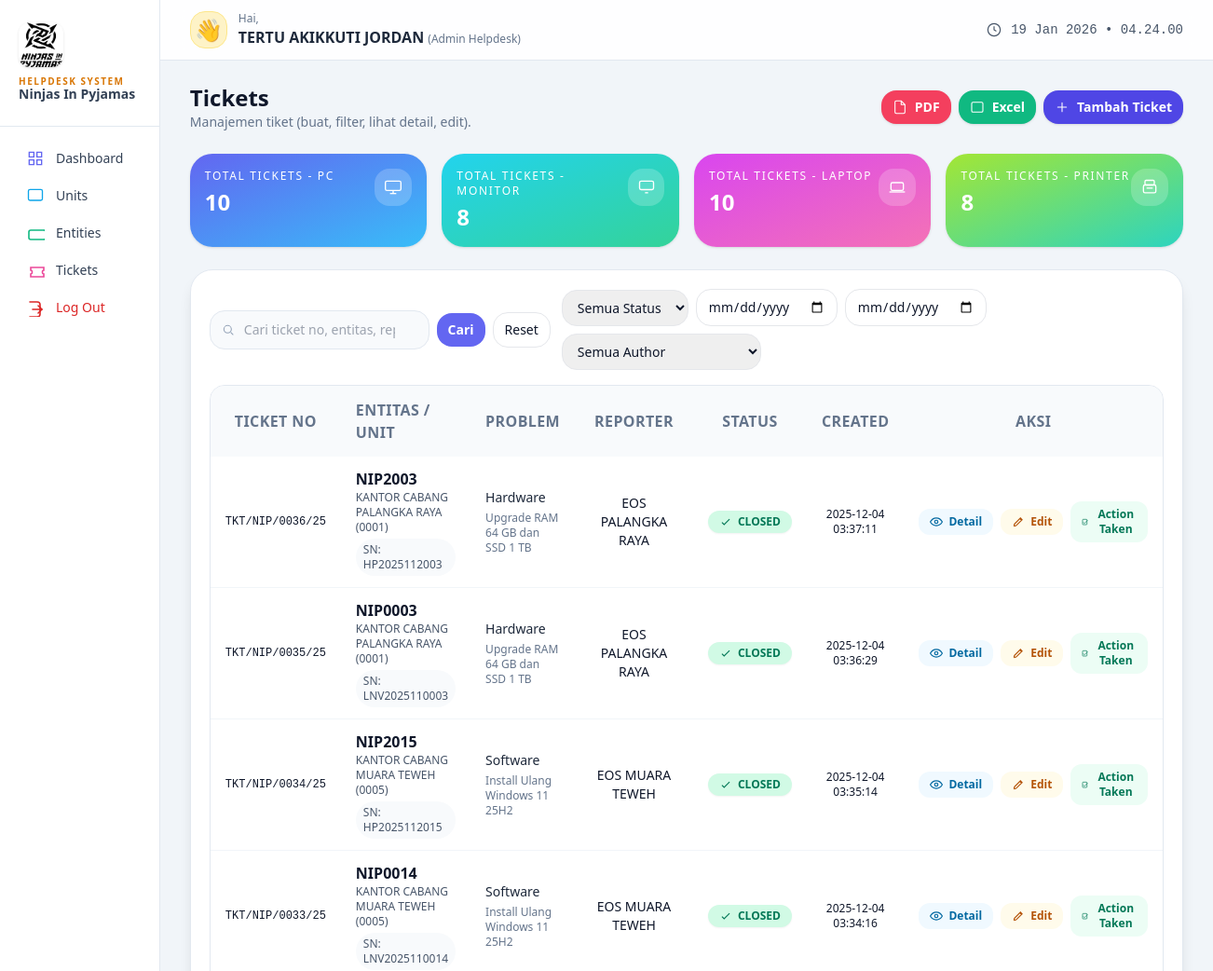
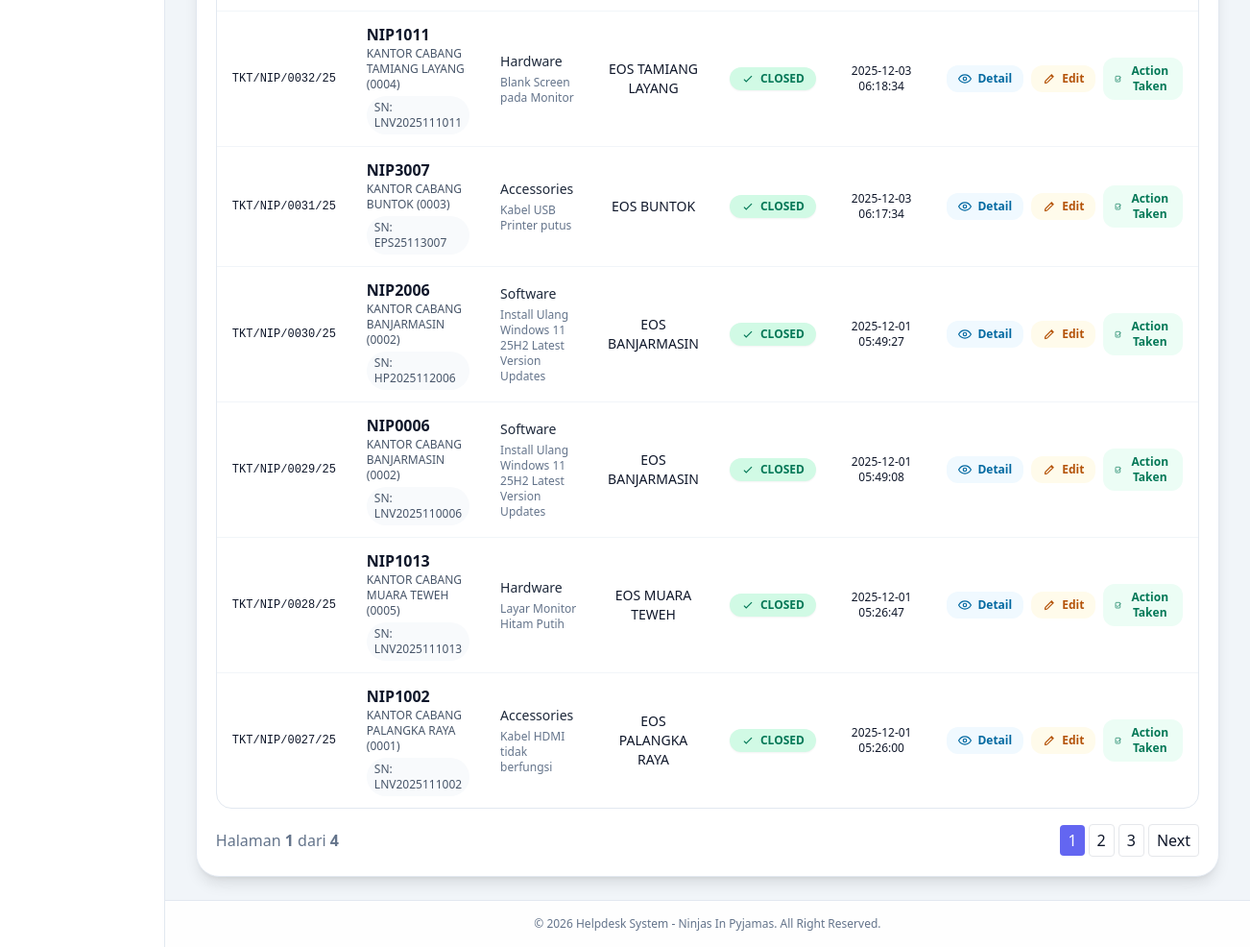
Page /engineer/tickets.php (signed in) on the committed database (2 pictures, top to bottom).
### tables this page shows
CREATE TABLE `tickets` (
  `id` int(10) UNSIGNED NOT NULL,
  `ticket_no` varchar(40) NOT NULL,
  `reporter_id` int(10) UNSIGNED NOT NULL,
  `unit_id` int(10) UNSIGNED NOT NULL,
  `entity_id` int(10) UNSIGNED NOT NULL,
  `problem_type` enum('software','hardware','internet','accessories') NOT NULL,
  `problem_detail` text NOT NULL,
  `phone_number` varchar(30) DEFAULT NULL,
  `status` enum('open','waiting','confirmed','closed','cancelled') NOT NULL DEFAULT 'open',
  `action_taken` text DEFAULT NULL,
  `close_remarks` text DEFAULT NULL,
  `close_date` datetime DEFAULT NULL,
  `created_at` timestamp NOT NULL DEFAULT current_timestamp(),
  `updated_at` timestamp NOT NULL DEFAULT current_timestamp() ON UPDATE current_timestamp()
);

CREATE TABLE `entities` (
  `id` int(10) UNSIGNED NOT NULL,
  `unit_id` int(10) UNSIGNED NOT NULL,
  `nama_pengguna` varchar(150) DEFAULT NULL,
  `nama_entitas` varchar(200) NOT NULL,
  `serial_number` varchar(150) DEFAULT NULL,
  `tipe_entitas` varchar(100) DEFAULT NULL,
  `brand` varchar(100) DEFAULT NULL,
  `jumlah_ticket` int(10) UNSIGNED NOT NULL DEFAULT 0,
  `created_at` timestamp NOT NULL DEFAULT current_timestamp(),
  `updated_at` timestamp NOT NULL DEFAULT current_timestamp() ON UPDATE current_timestamp()
);

CREATE TABLE `units` (
  `id` int(10) UNSIGNED NOT NULL,
  `unit_id` varchar(50) NOT NULL,
  `nama_unit` varchar(200) NOT NULL,
  `alamat` text DEFAULT NULL,
  `kab_kota` varchar(100) DEFAULT NULL,
  `provinsi` varchar(100) DEFAULT NULL,
  `tat_target` int(10) UNSIGNED DEFAULT NULL,
  `entity_count` int(10) UNSIGNED NOT NULL DEFAULT 0,
  `created_at` timestamp NOT NULL DEFAULT current_timestamp(),
  `updated_at` timestamp NOT NULL DEFAULT current_timestamp() ON UPDATE current_timestamp()
);

CREATE TABLE `users` (
  `id` int(10) UNSIGNED NOT NULL,
  `fullname` varchar(150) NOT NULL,
  `username` varchar(80) NOT NULL,
  `password` varchar(255) NOT NULL,
  `role` enum('admin','project','engineer') NOT NULL DEFAULT 'engineer',
  `status` tinyint(1) NOT NULL DEFAULT 1,
  `created_at` timestamp NOT NULL DEFAULT current_timestamp(),
  `updated_at` timestamp NOT NULL DEFAULT current_timestamp() ON UPDATE current_timestamp()
);

### public/engineer/tickets.php (the view, shortened to what the rows shown need)
<?php
$pdo = db();
$page = max(1, (int)($_GET['page'] ?? 1));
$perPage = 10;
$fromSql = "FROM tickets t
    LEFT JOIN users u_reporter ON t.reporter_id = u_reporter.id
    LEFT JOIN entities e ON t.entity_id = e.id
    LEFT JOIN units un ON t.unit_id = un.id
    WHERE 1=1
";
$offset = ($page - 1) * $perPage;
$dataSql = "SELECT
    t.id, t.ticket_no, t.problem_type, t.problem_detail, t.phone_number,
    t.status, t.created_at,
    u_reporter.fullname AS reporter_name,
    e.nama_entitas, e.tipe_entitas, e.brand, e.serial_number,
    un.unit_id AS unit_kode, un.nama_unit AS unit_nama
    " . $fromSql . "
    ORDER BY t.created_at DESC
    LIMIT :limit OFFSET :offset
";
$dataStmt = $pdo->prepare($dataSql);
$dataStmt->bindValue(':limit', $perPage, PDO::PARAM_INT);
$dataStmt->bindValue(':offset', $offset, PDO::PARAM_INT);
$dataStmt->execute();
$tickets = $dataStmt->fetchAll();
?>
<!DOCTYPE html>
<html lang="id">
<head>
    <script src="https://cdn.tailwindcss.com"></script>
</head>
<body class="min-h-screen bg-slate-100 text-slate-900 antialiased">
<div class="min-h-screen flex">
    <div class="flex-1 flex flex-col">
        <main class="flex-1 px-4 md:px-6 lg:px-8 py-6 space-y-6 fade-in-soft-delayed">
            <div class="flex items-center justify-between gap-4">
                <div>
                    <h1 class="text-xl md:text-2xl font-semibold">Tickets</h1>
                </div>
            </div>
            <section class="bg-white rounded-3xl shadow-lg border border-slate-200 p-4 md:p-5 space-y-4 fade-in-soft">
                <div class="overflow-x-auto rounded-2xl border border-slate-200">
                    <table class="min-w-full text-sm md:text-base">
                        <thead class="bg-slate-50">
                        <tr class="text-left text-slate-500 uppercase tracking-wide">
                            <th class="px-4 py-3.5 text-center">Ticket No</th>
                            <th class="px-4 py-3.5">Entitas / Unit</th>
                            <th class="px-4 py-3.5">Problem</th>
                            <th class="px-4 py-3.5 text-center">Reporter</th>
                            <th class="px-4 py-3.5 text-center">Status</th>
                            <th class="px-4 py-3.5 text-center">Created</th>
                            <th class="px-4 py-3.5 text-center">Aksi</th>
                        </tr>
                        </thead>
                        <tbody class="divide-y divide-slate-100">
                    <?php if (empty($tickets)): ?>
                        <tr>
                            <td colspan="7" class="px-4 py-6 text-center text-slate-500">
                                Belum ada tiket yang sesuai filter.
                            </td>
                        </tr>
                    <?php else: ?>
                        <?php foreach ($tickets as $row): ?>
                            <tr class="hover:bg-slate-50/80 transition">
                                <td class="px-4 py-3 text-center font-mono text-xs">
                                    <?= htmlspecialchars($row['ticket_no'], ENT_QUOTES, 'UTF-8'); ?>
                                </td>
                                <td class="px-4 py-3">
                                    <div class="font-semibold">
                                        <?= htmlspecialchars($row['nama_entitas'] ?? '-', ENT_QUOTES, 'UTF-8'); ?>
                                    </div>
                                    <div class="text-xs text-slate-600">
                                        <?= htmlspecialchars($row['unit_nama'] ? $row['unit_nama']." ({$row['unit_kode']})" : '-', ENT_QUOTES, 'UTF-8'); ?>
                                        <?php if (!empty($row['serial_number'])): ?>
                                            <div class="inline-block mt-1 px-2 py-1 bg-slate-50 rounded-full text-xs text-slate-600">
                                                SN: <?= htmlspecialchars($row['serial_number'], ENT_QUOTES, 'UTF-8'); ?>
                                            </div>
                                        <?php endif; ?>
                                    </div>
                                </td>
                                <td class="px-4 py-3 max-w-md">
                                    <div class="text-sm text-slate-800 font-medium">
                                        <?= htmlspecialchars(ucfirst($row['problem_type']), ENT_QUOTES, 'UTF-8'); ?>
                                    </div>
                                    <div class="text-xs text-slate-500 mt-1">
                                        <?= nl2br(htmlspecialchars(substr($row['problem_detail'],0,400), ENT_QUOTES, 'UTF-8')); ?>
                                    </div>
                                </td>
                                <td class="px-4 py-3 text-center">
                                    <div class="text-sm font-medium">
                                        <?= htmlspecialchars($row['reporter_name'] ?? '-', ENT_QUOTES, 'UTF-8'); ?>
                                    </div>
                                </td>
                                <td class="px-4 py-3 text-center">
                                    <?php $status = $row['status']; ?>
                                    <?php if ($status === 'open'): ?>
                                        <span class="inline-flex items-center gap-1.5 px-3 py-1 rounded-full bg-indigo-100 text-indigo-700 text-xs font-semibold">
                                            <svg class="w-3.5 h-3.5" fill="currentColor"><circle cx="12" cy="12" r="6"/></svg>
                                            OPEN
                                        </span>
                                    <?php elseif ($status === 'closed'): ?>
                                        <span class="inline-flex items-center gap-1.5 px-3 py-1 rounded-full bg-emerald-100 text-emerald-700 text-xs font-semibold shadow-sm">
                                            <svg class="w-3.5 h-3.5" fill="none" stroke="currentColor" stroke-width="2"
                                                 viewBox="0 0 24 24">
                                                <path d="M5 13l4 4L19 7"></path>
                                            </svg>
                                            CLOSED
                                        </span>
                                    <?php endif; ?>
                                </td>
                                <td class="px-4 py-3 text-center text-xs">
                                    <?= htmlspecialchars($row['created_at'], ENT_QUOTES, 'UTF-8'); ?>
                                </td>
                                <td class="px-4 py-3 text-center">
                                    <div class="inline-flex items-center gap-2">
                                        <a href="tickets_detail.php?id=<?= (int)$row['id']; ?>"
                                           class="inline-flex items-center gap-1.5 px-3 py-1.5 rounded-xl
                                                  bg-sky-50 text-sky-700 text-xs font-semibold hover:bg-sky-100 transition">
                                            <svg class="w-3.5 h-3.5" fill="none" stroke="currentColor" stroke-width="2"
                                                 viewBox="0 0 24 24">
                                                <path d="M1 12s4-7 11-7 11 7 11 7-4 7-11 7S1 12 1 12z"/>
                                                <circle cx="12" cy="12" r="3"/>
                                            </svg>
                                            Detail
                                        </a>
                                        <a href="tickets_edit.php?id=<?= (int)$row['id']; ?>"
                                           class="inline-flex items-center gap-1.5 px-3 py-1.5 rounded-xl
                                                  bg-amber-50 text-amber-700 text-xs font-semibold hover:bg-amber-100 transition">
                                            <svg class="w-3.5 h-3.5" fill="none" stroke="currentColor" stroke-width="2"
                                                 viewBox="0 0 24 24">
                                                <path d="M15 6l3 3M4 20l4-1 11-11-3-3L5 16l-1 4"/>
                                            </svg>
                                            Edit
                                        </a>
                                        <button type="button"
                                            class="btn-action-taken inline-flex items-center gap-1.5 px-3 py-1.5 rounded-xl
                                                   bg-emerald-50 text-emerald-700 text-xs font-semibold hover:bg-emerald-100 transition"
                                            data-id="<?= (int)$row['id']; ?>"
                                            data-ticket="<?= htmlspecialchars($row['ticket_no'], ENT_QUOTES, 'UTF-8'); ?>">
                                            <svg class="w-3.5 h-3.5" fill="none" stroke="currentColor" stroke-width="2"
                                                 viewBox="0 0 24 24">
                                                <path d="M5 13l4 4L19 7"/>
                                                <rect x="3" y="4" width="14" height="17" rx="2"/>
                                            </svg>
                                            Action Taken
                                        </button>
                                    </div>
                                </td>
                            </tr>
                        <?php endforeach; ?>
                    <?php endif; ?>
                    </tbody>
                    </table>
                </div>
            </section>
        </main>
    </div>
</div>
</body>
</html>

### rows in the picture
tickets: ticket_no "TKT/NIP/0036/25", entity.nama_entitas "NIP2003", unit.unit_id "KANTOR CABANG PALANGKA RAYA (0001)", entity.serial_number "HP2025112003", problem_type "Hardware", problem_detail "Upgrade RAM 64 GB dan SSD 1 TB", reporter.fullname "EOS PALANGKA RAYA", status "closed" (drawn), created_at "2025-12-04 03:37:11"
tickets: ticket_no "TKT/NIP/0035/25", entity.nama_entitas "NIP0003", unit.unit_id "KANTOR CABANG PALANGKA RAYA (0001)", entity.serial_number "LNV2025110003", problem_type "Hardware", problem_detail "Upgrade RAM 64 GB dan SSD 1 TB", reporter.fullname "EOS PALANGKA RAYA", status "closed" (drawn), created_at "2025-12-04 03:36:29"
tickets: ticket_no "TKT/NIP/0034/25", entity.nama_entitas "NIP2015", unit.unit_id "KANTOR CABANG MUARA TEWEH (0005)", entity.serial_number "HP2025112015", problem_type "Software", problem_detail "Install Ulang Windows 11 25H2", reporter.fullname "EOS MUARA TEWEH", status "closed" (drawn), created_at "2025-12-04 03:35:14"
tickets: ticket_no "TKT/NIP/0033/25", entity.nama_entitas "NIP0014", unit.unit_id "KANTOR CABANG MUARA TEWEH (0005)", entity.serial_number "LNV2025110014", problem_type "Software", problem_detail "Install Ulang Windows 11 25H2", reporter.fullname "EOS MUARA TEWEH", status "closed" (drawn), created_at "2025-12-04 03:34:16"
tickets: ticket_no "TKT/NIP/0032/25", entity.nama_entitas "NIP1011", unit.unit_id "KANTOR CABANG TAMIANG LAYANG (0004)", entity.serial_number "LNV2025111011", problem_type "Hardware", problem_detail "Blank Screen pada Monitor", reporter.fullname "EOS TAMIANG LAYANG", status "closed" (drawn), created_at "2025-12-03 06:18:34"
tickets: ticket_no "TKT/NIP/0031/25", entity.nama_entitas "NIP3007", unit.unit_id "KANTOR CABANG BUNTOK (0003)", entity.serial_number "EPS25113007", problem_type "Accessories", problem_detail "Kabel USB Printer putus", reporter.fullname "EOS BUNTOK", status "closed" (drawn), created_at "2025-12-03 06:17:34"
tickets: ticket_no "TKT/NIP/0030/25", entity.nama_entitas "NIP2006", unit.unit_id "KANTOR CABANG BANJARMASIN (0002)", entity.serial_number "HP2025112006", problem_type "Software", problem_detail "Install Ulang Windows 11 25H2 Latest Version Updates", reporter.fullname "EOS BANJARMASIN", status "closed" (drawn), created_at "2025-12-01 05:49:27"
tickets: ticket_no "TKT/NIP/0029/25", entity.nama_entitas "NIP0006", unit.unit_id "KANTOR CABANG BANJARMASIN (0002)", entity.serial_number "LNV2025110006", problem_type "Software", problem_detail "Install Ulang Windows 11 25H2 Latest Version Updates", reporter.fullname "EOS BANJARMASIN", status "closed" (drawn), created_at "2025-12-01 05:49:08"
tickets: ticket_no "TKT/NIP/0028/25", entity.nama_entitas "NIP1013", unit.unit_id "KANTOR CABANG MUARA TEWEH (0005)", entity.serial_number "LNV2025111013", problem_type "Hardware", problem_detail "Layar Monitor Hitam Putih", reporter.fullname "EOS MUARA TEWEH", status "closed" (drawn), created_at "2025-12-01 05:26:47"
tickets: ticket_no "TKT/NIP/0027/25", entity.nama_entitas "NIP1002", unit.unit_id "KANTOR CABANG PALANGKA RAYA (0001)", entity.serial_number "LNV2025111002", problem_type "Accessories", problem_detail "Kabel HDMI tidak berfungsi", reporter.fullname "EOS PALANGKA RAYA", status "closed" (drawn), created_at "2025-12-01 05:26:00"

### other values in the picture
$fullname "TERTU AKIKKUTI JORDAN"
$roleLabel "Admin Helpdesk"
$totalPc "10"
$totalMonitor "8"
$totalLaptop "10"
$totalPrinter "8"
$page "1"
$totalPages "4"
$year "2026"
